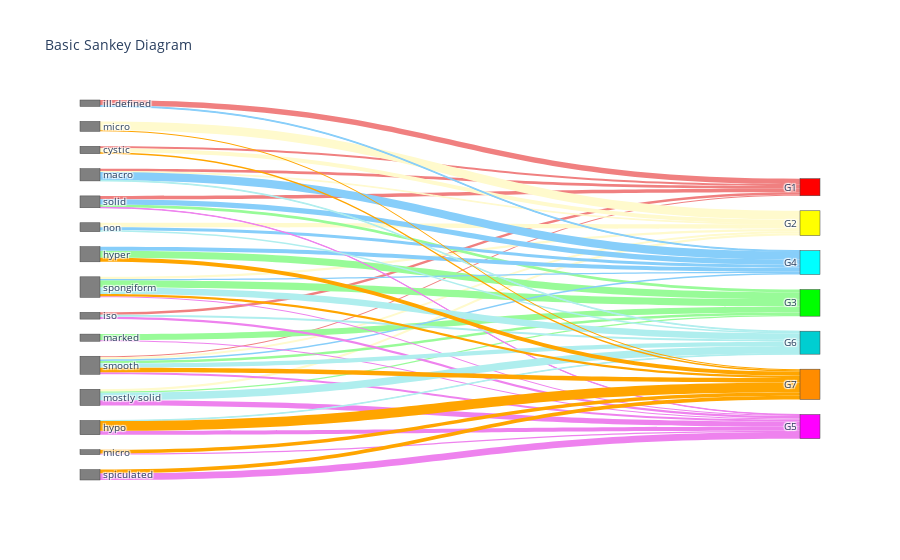

The notebook cell this image was saved under:
### Code cell
for i in range(z):
    color_link.extend([link_colors[i]] * a)
#print(color_link)
fig = go.Figure(data=[go.Sankey(
    node = dict(
      pad = 15,
      thickness = 20,
      color = color_node,
      label = ["cystic", "mostly solid", "solid", "spongiform",
               "hyper", "hypo", "iso", "marked",
               "ill-defined", "micro", "spiculated", "smooth",
               "macro", "micro", "non",
               "G1", "G2", "G3", "G4", "G5",
               "G6", "G7", "G8", "G9", "G10"],
    ),
    link = dict(
      source = source,
      target = target,
      value = value,
      color = color_link
  ))])
fig.update_layout(title_text="Basic Sankey Diagram", font_size=10)
fig.show()

### Figure 1 — Plotly figure (JSON) as saved in the notebook; plotly's stock layout.template omitted (floating-point values rounded to 4 significant figures)
{"data": [{"link": {"color": ["#F08080", "#F08080", "#F08080", "#F08080", "#F08080", "#F08080", "#F08080", "#F08080", "#F08080", "#F08080", "#F08080", "#F08080", "#F08080", "#F08080", "#F08080", "#FFFACD", "#FFFACD", "#FFFACD", "#FFFACD", "#FFFACD", "#FFFACD", "#FFFACD", "#FFFACD", "#FFFACD", "#FFFACD", "#FFFACD", "#FFFACD", "#FFFACD", "#FFFACD", "#FFFACD", "#98FB98", "#98FB98", "#98FB98", "#98FB98", "#98FB98", "#98FB98", "#98FB98", "#98FB98", "#98FB98", "#98FB98", "#98FB98", "#98FB98", "#98FB98", "#98FB98", "#98FB98", "#87CEFA", "#87CEFA", "#87CEFA", "#87CEFA", "#87CEFA", "#87CEFA", "#87CEFA", "#87CEFA", "#87CEFA", "#87CEFA", "#87CEFA", "#87CEFA", "#87CEFA", "#87CEFA", "#87CEFA", "#EE82EE", "#EE82EE", "#EE82EE", "#EE82EE", "#EE82EE", "#EE82EE", "#EE82EE", "#EE82EE", "#EE82EE", "#EE82EE", "#EE82EE", "#EE82EE", "#EE82EE", "#EE82EE", "#EE82EE", "#AFEEEE", "#AFEEEE", "#AFEEEE", "#AFEEEE", "#AFEEEE", "#AFEEEE", "#AFEEEE", "#AFEEEE", "#AFEEEE", "#AFEEEE", "#AFEEEE", "#AFEEEE", "#AFEEEE", "#AFEEEE", "#AFEEEE", "#FFA500", "#FFA500", "#FFA500", "#FFA500", "#FFA500", "#FFA500", "#FFA500", "#FFA500", "#FFA500", "#FFA500", "#FFA500", "#FFA500", "#FFA500", "#FFA500", "#FFA500"], "source": [0, 1, 2, 3, 4, 5, 6, 7, 8, 9, 10, 11, 12, 13, 14, 0, 1, 2, 3, 4, 5, 6, 7, 8, 9, 10, 11, 12, 13, 14, 0, 1, 2, 3, 4, 5, 6, 7, 8, 9, 10, 11, 12, 13, 14, 0, 1, 2, 3, 4, 5, 6, 7, 8, 9, 10, 11, 12, 13, 14, 0, 1, 2, 3, 4, 5, 6, 7, 8, 9, 10, 11, 12, 13, 14, 0, 1, 2, 3, 4, 5, 6, 7, 8, 9, 10, 11, 12, 13, 14, 0, 1, 2, 3, 4, 5, 6, 7, 8, 9, 10, 11, 12, 13, 14], "target": [15, 15, 15, 15, 15, 15, 15, 15, 15, 15, 15, 15, 15, 15, 15, 16, 16, 16, 16, 16, 16, 16, 16, 16, 16, 16, 16, 16, 16, 16, 17, 17, 17, 17, 17, 17, 17, 17, 17, 17, 17, 17, 17, 17, 17, 18, 18, 18, 18, 18, 18, 18, 18, 18, 18, 18, 18, 18, 18, 18, 19, 19, 19, 19, 19, 19, 19, 19, 19, 19, 19, 19, 19, 19, 19, 20, 20, 20, 20, 20, 20, 20, 20, 20, 20, 20, 20, 20, 20, 20, 21, 21, 21, 21, 21, 21, 21, 21, 21, 21, 21, 21, 21, 21, 21], "value": [0.5367, 0, 1.007, 0, 0, 0, 0.7317, 0, 1.621, 0, 0, 0.3221, 0.8033, 0, 0, 1.203, 0.6537, 0, 0.6763, 0, 0, 0, 0, 0, 2.603, 0, 0.6139, 0.187, 0, 1.339, 0, 0.3733, 0.8151, 2.132, 2.024, 0, 0, 1.773, 0, 0, 0, 0.7041, 0, 0, 0, 0, 0, 1.53, 0.3551, 1.208, 0, 0, 0, 0.2587, 0, 0, 0.4371, 2.383, 0, 0.8442, 0, 1.518, 0.1247, 0.331, 0, 1.147, 0.6941, 0.3186, 0, 0, 1.969, 0.6163, 0, 0.3589, 0, 0, 2.222, 0, 1.878, 0, 0.169, 0.5503, 0, 0, 0, 0, 1.284, 0.2136, 0, 0.427, 0.4177, 0, 0, 0.6539, 1.211, 2.851, 0, 0, 0, 0.3007, 1.08, 1.309, 0, 1.07, 0]}, "node": {"color": ["#808080", "#808080", "#808080", "#808080", "#808080", "#808080", "#808080", "#808080", "#808080", "#808080", "#808080", "#808080", "#808080", "#808080", "#808080", "#FF0000", "#FFFF00", "#00FF00", "#00FFFF", "#FF00FF", "#00CED1", "#FF8C00", "#BDB76B", "#2F4F4F", "#B8860B"], "label": ["cystic", "mostly solid", "solid", "spongiform", "hyper", "hypo", "iso", "marked", "ill-defined", "micro", "spiculated", "smooth", "macro", "micro", "non", "G1", "G2", "G3", "G4", "G5", "G6", "G7", "G8", "G9", "G10"], "pad": 15, "thickness": 20}, "type": "sankey"}], "layout": {"font": {"size": 10}, "title": {"text": "Basic Sankey Diagram"}}}
